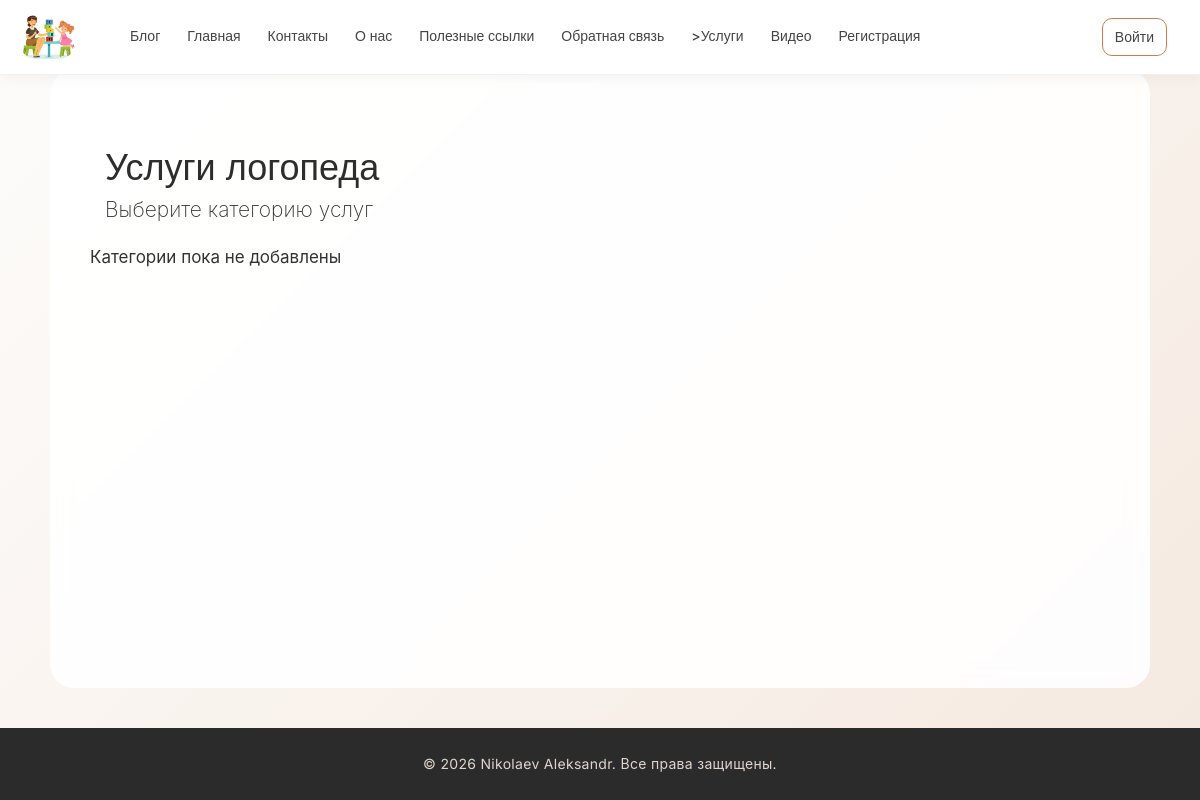
The app's page /catalog, older data.
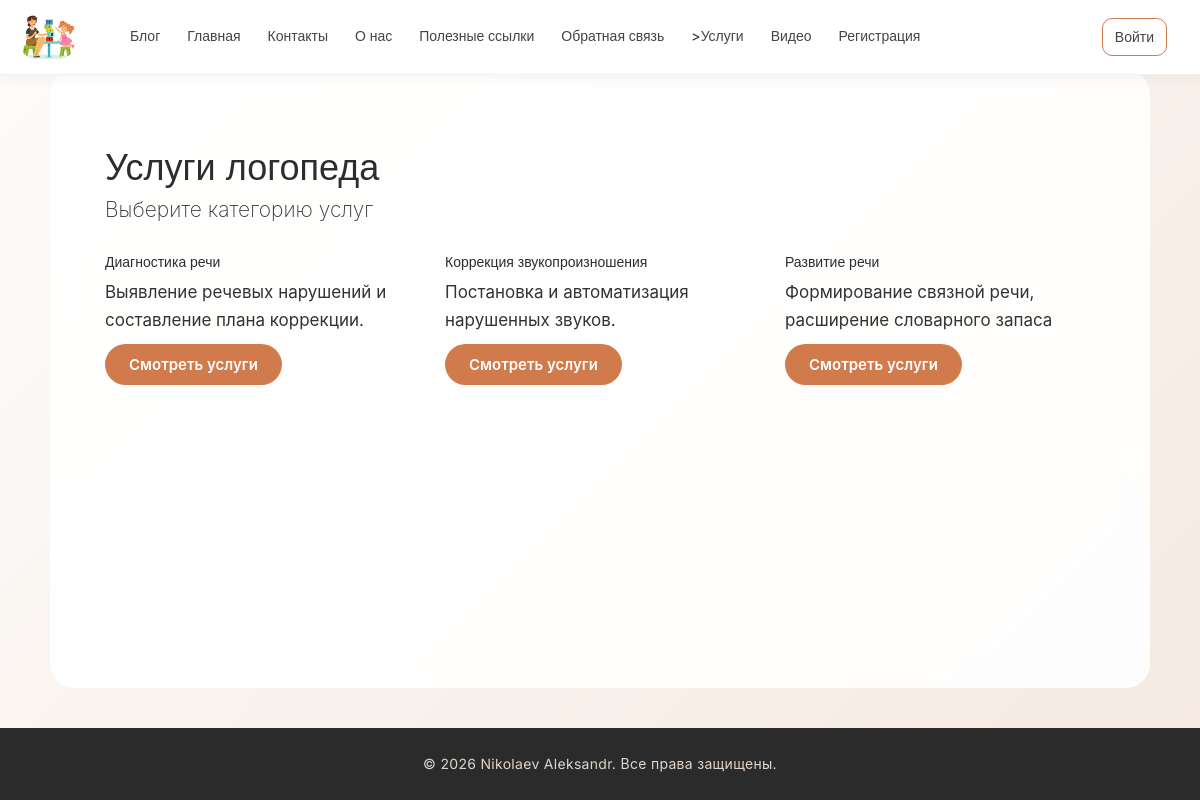
The same page, newer data.
### app/models.py (models this page shows, shortened)
class ServiceCategory(models.Model):
    name = models.CharField("Название категории",max_length=100)
    description = models.TextField(verbose_name ="Описание", blank=True)
    class Meta:
        verbose_name = "Категория услуги"
        verbose_name_plural = "Категории услуг"
    def get_absolute_url(self):
        return reverse('category_services', args=[str(self.id)])

### app/views.py (the view)
# urls.py: path('catalog', views.catalog, name='catalog'),
def catalog(request):
    categories = ServiceCategory.objects.all()
    return render(request, 'app/catalog.html', {'categories': categories})

### app/templates/app/catalog.html (shortened to what this page needs)
{% extends "app/layout.html" %}
{% block content %}
<div class="container">
    <div class="container">
        <h1>Услуги логопеда</h1>
        <p class="lead">Выберите категорию услуг</p>
        <div class="row">
            {% for category in categories %}
            <div class="col-md-4 mb-4">
                <div class="card h-100">
                    <div class="card-body">
                        <h5 class="card-title">{{ category.name }}</h5>
                        <p class="card-text">{{ category.description|truncatewords:20 }}</p>
                        <a href="{{ category.get_absolute_url }}" class="btn btn-primary">Смотреть услуги</a>
                    </div>
                </div>
            </div>
            {% empty %}
            <p>Категории пока не добавлены</p>
            {% endfor %}
        </div>
    </div>
</div>
{% endblock %}

### app/templates/app/layout.html (shortened to what this page needs)
<!DOCTYPE html>
<html>
<head>
    {% load staticfiles %}
    <link rel="stylesheet" type="text/css" href="{% static 'app/content/bootstrap.min.css' %}" />
    <link rel="stylesheet" type="text/css" href="{% static 'app/content/site.css' %}" />
</head>
<body>
    <div class="navbar  navbar-fixed-top">
        <div class="container menu content-wrapper">
            <a href="/" class="navbar-brand"> <img class="img" src="{% static 'app/content/Логотип.png' %}" alt="logo" /> </a>
            <div class="navbar-collapse collapse">
                <ul class="nav navbar-nav ">
                    <li><a href="{% url 'blog' %}">Блог</a></li>
                    <li><a href="{% url 'home' %}">Главная</a></li>
                    <li><a href="{% url 'contact' %}">Контакты</a></li>
                    <li><a href="{% url 'about' %}">О нас</a></li>
                    <li><a href="{% url 'link' %}">Полезные ссылки</a></li>
                    <li><a href="{% url 'pool' %}">Обратная связь</a></li>
                    <li><a href="{% url 'catalog' %}">>Услуги</a></li>
                    <li><a href="{% url 'videopost' %}">Видео</a></li>
                    {% if not user.is_authenticated %}
                    <li><a href="{% url 'registration' %}">Регистрация</a></li>
                    {% endif %}
                </ul>
                {% include 'app/loginpartial.html' %}
            </div>
        </div>
    </div>
    <div class="container body content-wrapper">
        {% block content %}{% endblock %}
    </div>
    <footer class="footer-container">
        <div class="container">
            <p class="description">&copy; {% now "Y" %} Nikolaev Aleksandr. Все права защищены.</p>
        </div>
    </footer>
</body>
</html>

### app/templates/app/loginpartial.html
﻿{% if user.is_authenticated %}
<form id="logoutForm" action="/logout/" method="post" class="navbar-right">
    {% csrf_token %}
    <ul class="nav navbar-nav navbar-right">
        <li><span class="navbar-brand">Привет {{ user.username }}!</span></li>
        <li><a href="javascript:document.getElementById('logoutForm').submit()">Выйти</a></li>
    </ul>
</form>
{% else %}
<ul class="nav navbar-nav navbar-right">
    <li><a href="{% url 'login' %}">Войти</a></li>
</ul>
{% endif %}

### app/static/app/content/site.css (style rules this page uses)
* { margin: 0; padding: 0; box-sizing: border-box; }
body { font-family: 'Inter', -apple-system, BlinkMacSystemFont, 'Segoe UI', Roboto, sans-serif; font-weight: 400; background: linear-gradient(135deg, #fdfcfb 0%, #f5e9e0 100%); display: flex; flex-direction: column; min-height: 100vh; padding-top: 70px; color: #2d2d2d; line-height: 1.6; }
.container.body { flex: 1 0 auto; width: 100%; max-width: 1100px; margin: 0 auto; padding: 30px 25px; }
.content-wrapper { background: rgba(255, 255, 255, 0.9); backdrop-filter: blur(10px); border-radius: 24px; padding: 25px; }
p, .description, li { font-size: 17px; font-weight: 400; line-height: 1.6; color: #333; }
img { max-width: 100%; height: auto; border-radius: 16px; }
.navbar { background: rgba(255, 255, 255, 0.97); backdrop-filter: blur(15px); box-shadow: 0 2px 15px rgba(0,0,0,0.05); border-bottom: 1px solid rgba(0,0,0,0.06); min-height: 70px; display: flex; align-items: center; position: fixed; top: 0; left: 0; right: 0; z-index: 1000; }
.navbar .container.menu { display: flex; align-items: center; justify-content: space-between; width: 100%; max-width: 1200px; margin: 0 auto; padding: 0 20px; flex-wrap: nowrap; }
.navbar-brand { display: flex; align-items: center; flex-shrink: 0; }
.navbar-brand img.img { width: 55px; height: auto; }
.navbar-collapse { display: flex; align-items: center; justify-content: space-between; flex-grow: 1; margin-left: 20px; }
.nav.navbar-nav { display: flex; gap: 3px; list-style: none; flex-wrap: wrap; align-items: center; margin: 0; padding: 10px; }
.nav.navbar-nav li a { font-family: 'Inter', sans-serif; font-weight: 500; font-size: 14px; color: #444; padding: 8px 12px; border-radius: 10px; text-decoration: none; transition: all 0.2s ease; white-space: nowrap; }
.navbar-right { display: flex; align-items: center; gap: 10px; list-style: none; margin: 0; padding: 0; flex-shrink: 0; white-space: nowrap; }
.navbar-right li a { font-family: 'Inter', sans-serif; font-weight: 500; font-size: 14px; color: #d17b4c; padding: 8px 14px; border-radius: 20px; text-decoration: none; border: 1px solid #d17b4c; transition: all 0.2s ease; white-space: nowrap; }
.btn, button[type="submit"], .save { background: #d17b4c; border: none; padding: 10px 24px; border-radius: 30px; color: white; font-weight: 600; font-size: 15px; cursor: pointer; transition: all 0.2s ease; text-decoration: none; display: inline-block; }
.footer-container { flex-shrink: 0; background: #2b2b2b; padding: 25px 20px; margin-top: 40px; text-align: center; color: #e0d5cc; font-size: 14px; font-weight: 400; letter-spacing: 0.3px; }
.footer-container p { color: inherit; margin: 0; font-size: 14px; }

Row changes from the older to the newer data that the page shows:
added ServiceCategory: name "Диагностика речи", description "Выявление речевых нарушений и составление плана коррекции."
added ServiceCategory: name "Коррекция звукопроизношения", description "Постановка и автоматизация нарушенных звуков."
added ServiceCategory: name "Развитие речи", description "Формирование связной речи, расширение словарного запаса"
Text that changed along with them:
text no longer shown: "Категории пока не добавлены"
